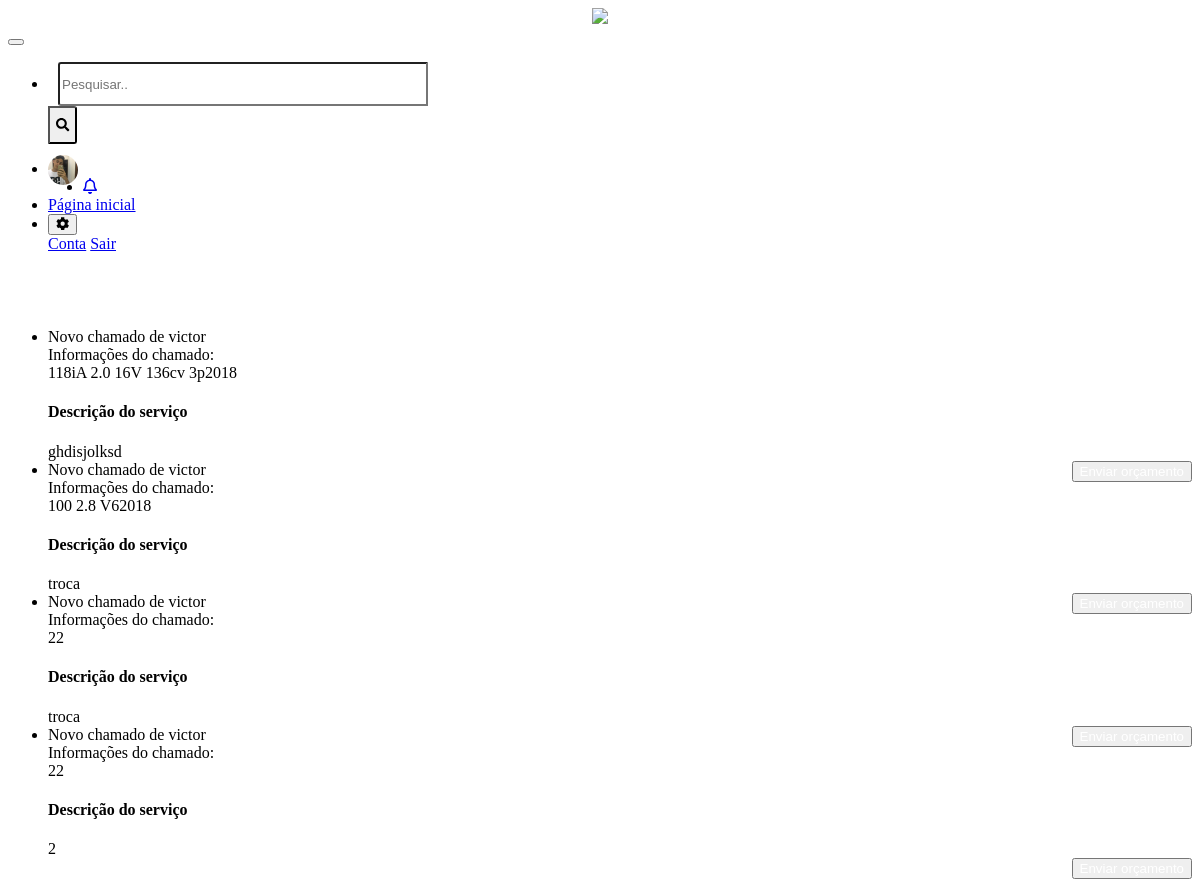
Page /chamados.php (signed in) on the earlier database version.
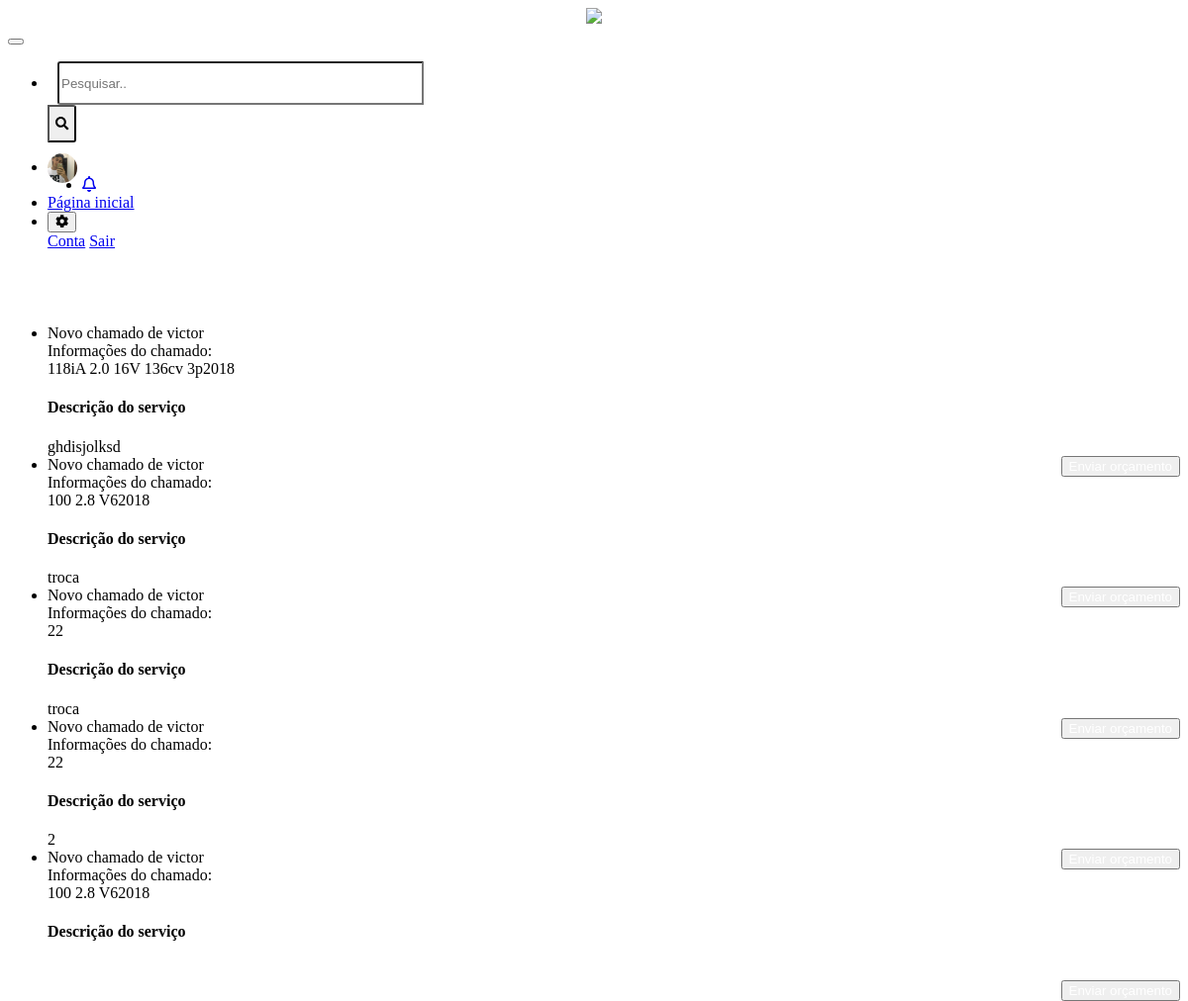
Same page on the later database version.
### tables this page shows
CREATE TABLE `servico` (
  `cod_servico` int(11) NOT NULL,
  `cod_cliente` int(11) NOT NULL,
  `cod_mecanico` int(11) NOT NULL,
  `cod_oficina` varchar(11) NOT NULL,
  `tipo_servico` varchar(50) NOT NULL,
  `cod_veiculo` int(11) NOT NULL,
  `protocolo` int(11) NOT NULL,
  `orcamento` int(11) NOT NULL,
  `problema` varchar(200) NOT NULL,
  `servico_desejado` varchar(200) NOT NULL,
  `status` int(11) NOT NULL
);

CREATE TABLE `cliente` (
  `cod_cliente` int(11) NOT NULL,
  `cod_login` int(11) NOT NULL,
  `nome` varchar(30) NOT NULL,
  `rg` int(50) NOT NULL,
  `cpf` varchar(255) NOT NULL,
  `rua` varchar(50) NOT NULL,
  `estado` varchar(50) NOT NULL,
  `cep` int(11) NOT NULL,
  `cidade` varchar(50) NOT NULL,
  `telefone` varchar(200) NOT NULL,
  `bairro` varchar(30) NOT NULL,
  `complemento` varchar(90) NOT NULL,
  `sobrenome` varchar(90) NOT NULL,
  `numero` varchar(90) NOT NULL,
  `celular` varchar(200) NOT NULL,
  `data_nascimento` varchar(200) NOT NULL,
  `imagem` varchar(200) NOT NULL
);

CREATE TABLE `veiculo` (
  `cod_veiculo` int(11) NOT NULL,
  `modelo` varchar(100) NOT NULL,
  `cor` varchar(50) NOT NULL,
  `ano` varchar(50) NOT NULL,
  `descricao` varchar(200) NOT NULL,
  `placa` varchar(200) NOT NULL,
  `cod_cliente` int(11) NOT NULL,
  `marca` varchar(200) NOT NULL,
  `tipo` varchar(200) NOT NULL
);

### chamados.php (the view, shortened to what this page needs)
<?php
if(!isset($_SESSION["system_control"]))
{
  ?>
  <script>
    alert("Acesso Inválido!");
    document.location.href="login.php";
  </script>
  <?php
}
else{
  $system_control = $_SESSION["system_control"];
  $privilegio = $_SESSION["privilegio"];
  $cod_oficina = $_SESSION["cod_oficina"];
  if($system_control == 1 && $privilegio == 1){
    require('connect.php');
    $sql_pesquisa ="SELECT * FROM `servico` WHERE `cod_oficina` = $cod_oficina";
    $resultado = mysqli_query($conn,$sql_pesquisa);
    ?>
    <!DOCTYPE html>
<html>
<head>
</head>
<body>
  <div class="container" style="margin-top: 75px;">
    <ul class="list-group">
      <?php
            while ($vetor = mysqli_fetch_array($resultado)) {
              $cod_servico =$vetor['cod_servico'];
              $veiculo =$vetor['cod_veiculo'];
              $sql ="SELECT * FROM `status` WHERE `cod_servico` = $cod_servico";
              $resultado_sql = mysqli_query($conn,$sql);
              $vetor1 = mysqli_fetch_array($resultado_sql);
              $status = $vetor1['status'];
              $sql1 ="SELECT * FROM `veiculo` WHERE `cod_veiculo` = $veiculo";
              $resultado_sql1 = mysqli_query($conn,$sql1);
              $vetor2 = mysqli_fetch_array($resultado_sql1);
              if ($status == 0) {
                $cod_cliente = $vetor['cod_cliente'];
                $cliente =" SELECT * FROM `cliente` WHERE `cod_cliente` = $cod_cliente";
                $resultado_cliente = mysqli_query($conn,$cliente);
                $vetor_cliente = mysqli_fetch_array($resultado_cliente)
                ?>
                <li class="list-group-item">
                  Novo chamado de <?php echo $vetor_cliente['nome']; ?>
                  <form method="POST" action="form_orcamento.php">
                  <div>Informações do chamado:<br><?php echo $vetor2['modelo'];echo $vetor2['ano'];  ?> <br>
                  	<h4>Descrição do serviço</h4>
                  	<?php echo $vetor['tipo_servico']; ?>
                  	<br></div>
                  <div style="float: right;"><input type="submit" value="Enviar orçamento" style="color: white;" class="btn btn-primary"></div>
                </li>
                <?php
              }
              else{
              }
            }
            ?>
    </ul>
  </div>
</body>
</html>
  <?php
}
}
?>

### css/dashboard.css (style rules this page uses)
.navbar-brand { padding-top: .75rem; padding-bottom: .75rem; font-size: 1rem; background-color: rgba(0, 0, 0, .25); box-shadow: inset -1px 0 0 rgba(0, 0, 0, .25); }

Differences in the rows shown:
added servico: cod_cliente.nome "victor", cod_veiculo.modelo "100 2.8 V6", cod_veiculo.ano "2018"
